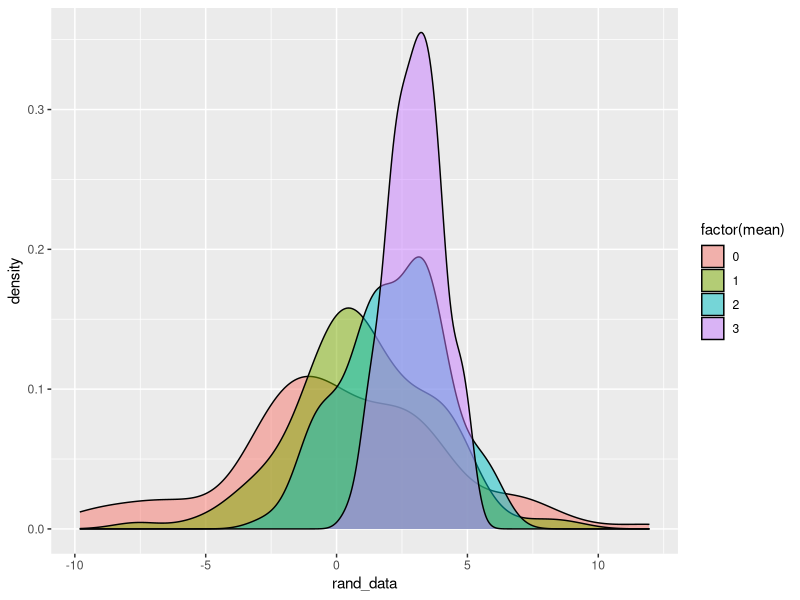

The R script that drew this image:
## ---- chunk 1
#| message: false

library(tidyverse)
## ---- chunk 2
class_list <- vector("list", length = length(mtcars))
for(i in seq_along(mtcars)){
  class_list[[i]] <- class(mtcars[[i]])
}

class_list
## ---- chunk 3
# Example 1: For loop with no storage container; append new value to existing vector
#x <- integer()
#results1 <- bench::mark(
  #for (i in 1:1e5) {
    #x <- c(x, i)
  #}
#)

# Example 2: For loop with a storage container!
x <- vector('integer', length = 1e5)
results2 <- bench::mark(
  for (i in 1:1e5) {
    x[i] <- i
  }
)

# Example 3: purrr::map()
results3 <- bench::mark(purrr::map_int(1:1e5, ~.x))


# Example 4: Standard R Function/Operator
results4 <- bench::mark(seq(1,1e5))
## ---- chunk 4
# Compile Results
bind_rows(results2, results3, results4) |>
  mutate(type = c("for_loop_with_storage", "purrr_map", "standard_func")) |>
  select(type, mem_alloc, total_time)  |> print()

## ---- chunk 5
map_chr(mtcars, class)
## ---- chunk 6
#| error: true

#map_chr(diamonds, class)
## ---- chunk 7
class(diamonds$cut)
## ---- chunk 8
map(diamonds, class)
## ---- chunk 9
# Mean of each numeric variable
map_dbl(diamonds |> select(where(is.numeric)), mean)

# Number of unique values in each non-numeric variable
map_int(diamonds |> select(!where(is.numeric)), n_distinct)
## ---- chunk 10
summ_stats <- function(x) {
    tibble(
        mean = mean(x, na.rm = TRUE),
        median = median(x, na.rm = TRUE),
        sd = sd(x, na.rm = TRUE),
        iqr = IQR(x, na.rm = TRUE)
    )
}

diamonds_num <- diamonds |> select(where(is.numeric))

map(diamonds_num, summ_stats) |>
  set_names(colnames(diamonds_num)) |>
  bind_rows(.id = "variable")

diamonds_summ_stats2 <- vector("list", length = ncol(diamonds_num))

for (i in seq_along(diamonds_num)) {
    diamonds_summ_stats2[[i]] <- summ_stats(diamonds_num[[i]])
}
diamonds_summ_stats2 |>
    set_names(colnames(diamonds_num)) |>
    bind_rows(.id = "variable")
## ---- chunk 11
args <- tibble(
  n = c(100, 100, 100, 100), # this is n
  mean = c(0, 1, 2, 3),            # this is mean
  sd = c(4, 3, 2, 1)            # this is sd
)

# save randomly generated data in tibble with simulation parameters
sim_data <- args |>
  mutate(rand_data = pmap(args, rnorm))

sim_data |> head() |> print()
## ---- chunk 12
unnested_sim <- sim_data |>
  unnest(rand_data) # convert the rand_data list to numeric vector


unnested_sim |>
  ggplot(aes(x = rand_data, group = mean, fill = factor(mean))) +
  geom_density(alpha = .5)
## ---- chunk 13
string_data <- tibble(
    pattern = c("p", "n", "h"),
    replacement = c("P", "N", "H")
)

pmap_chr(string_data, str_replace_all, string = "ppp nnn hhh")
## ---- chunk 14
str_data <- tibble(
  string = c("hello", "hey", "bonjour"),
  start = c(2,2,4),
  end = c(-1,-1,-3)
)

pmap_chr(str_data, str_sub)
  
## ---- chunk 15
xs <- diamonds |> select(carat, cut, clarity, color) |> names()


df_arg_combos <- crossing(
    mod_formula = str_c("price ~ ", map_chr(seq_along(xs), ~ str_c(xs[1:.x], collapse = " + ")) ),
    remove_outliers = c(TRUE, FALSE)
)
df_arg_combos


remove_outliers <- function(data, what_var, sd_thresh) {
    data |>
        mutate(zscore = ({{ what_var }} - mean({{ what_var }}, na.rm = TRUE))/sd({{ what_var }}, na.rm = TRUE)) |>
        filter(zscore <= sd_thresh)
}

fit_model <- function(data, mod_formula, remove_outliers) {
    if (remove_outliers) {
        data_clean <- remove_outliers(data, what_var = carat, sd_thresh = 3)
    } else {
        data_clean <- data
    }

    lm(mod_formula, data = data_clean)
}

# use pmap()
df_arg_combos |> 
  mutate(fit_mods = pmap(df_arg_combos, fit_model, data = diamonds))
## ---- chunk 16
# Let's create separate datasets within one tibble
by_clarity <- diamonds |>
  group_nest(clarity)

by_clarity |> head() |> print()
## ---- chunk 17
# Create a variable with a image path
by_clarity <- by_clarity |>
  mutate(path = str_glue("diamonds-{clarity}.png"))

by_clarity |> head() |> print()
## ---- chunk 18
# plot for making a scatterplot
carat_scatter <- function(df) {
  ggplot(df, aes(x = carat, y = price)) + geom_point()
}

# Create a "variable" with each plots
by_clarity <- by_clarity |>
  mutate(plot = map(data, carat_scatter)) # iterate over data to create ggplot output
